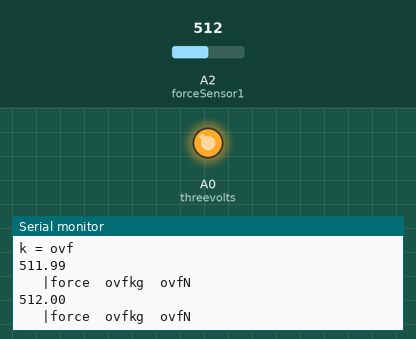
This sketch was run on a simulated Arduino Uno, built with avr-gcc and run on an emulated ATmega328P. Shown: output pins drawn as LEDs (lit = HIGH), the last lines printed to the serial monitor. Inputs (shaded band) come from the test bench; at power-on: A2 (forceSensor1) = 512.

Above: at 1.4 s.
1.5 s: A2 (forceSensor1) set to 567
At 2.3 s:
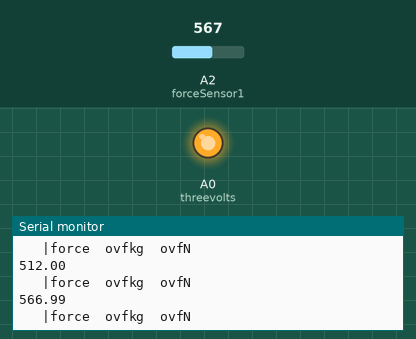
3.0 s: A2 (forceSensor1) set to 588
At 4.0 s:
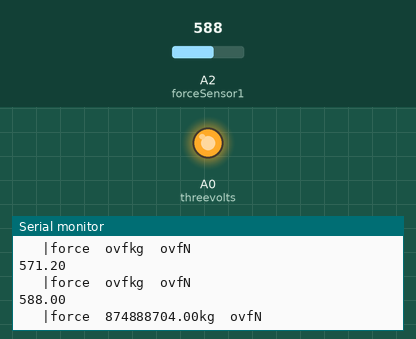
Timing chart, 0 to 6.0 s (numbered marks = the images above; inputs shaded):
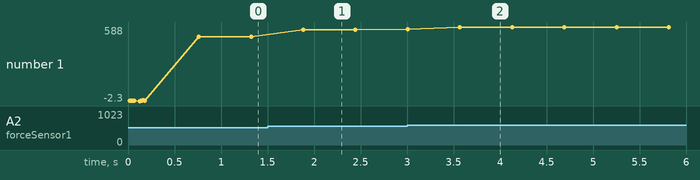

The sketch:

Fsensetest.ino
```cpp
// force sensors
const int forceSensor1 = A2;
const int forceSensor2 = A3 ;
const int threevolts = A0;
const float Vref = -3.0;             // Voltage applied to inverting input (Vref)
const float Rf = 10000.0;          // Feedback resistor in ohms
const int analogMax = 1023;         // 10-bit ADC
const float VinMax = 3.0;          // Max voltage at Arduino pin


// ----------smoothing values----------------
float smoothValue = 0;
float alpha = 0.2;   // smoothing factor (0.05–0.2 works well)


float k = 0;
float lnK = 0;
float n = 0 ;


//-------------------calibrated values based on Power Law equation-------------------------
const int numPoints = 6;

//array storage for voltages and forces (f-sensequadcallibration.ino)
/*
Force (kg): 0.10  |  Voltage (V): 2.2227
Force (kg): 0.50  |  Voltage (V): 2.2048
Force (kg): 2.30  |  Voltage (V): 2.1731
Force (kg): 6.80  |  Voltage (V): 2.1233
Force (kg): 11.33  |  Voltage (V): 2.1175
Force (kg): 3.00  |  Voltage (V): 2.1642 */
const float voltages[numPoints] = {2.2227, 2.2048, 2.1731, 2.1233, 2.1175, 2.1642};
const float forces[numPoints]   = {0.1, 0.5, 2.3, 6.8, 11.33, 3};


//----------slight avg for force sensor---------------------
const int sampleCount = 10;         // Number of samples for moving average
float readings[sampleCount];
float readings1[sampleCount] ;
int readIndex = 0;
int readIndex1  = 0 ;
float total = 0;
float total1 = 0;
float average = 0;


float lnF[numPoints];
float lnV[numPoints];
float sumLnV2 = 0; // this will hold Σ(lnV^2)
float sumLnVF = 0; // this will hold Σ(lnF^2)

// Single variables for sums
float sumLnV = 0;
float sumLnF = 0;


float readAverageVoltage(int samples = 50) {
  float total = 0;
  for(int i = 0; i < samples; i++){
    int raw = analogRead(forceSensor1);
    //int raw = analogRead(forceSensor1);

    // exponential moving average
    smoothValue = alpha * raw + (1 - alpha) * smoothValue;

    float V = (smoothValue / float(analogMax)) * VinMax;
    total += V;
    delay(10);
  }
  return total / samples;
}

void setup() {
  Serial.begin(9600);
  analogWrite(threevolts, 153) ; //3 volts output

  // Initialize readings arrays
  for (int i = 0; i < sampleCount; i++) {
    readings[i] = 0;
    readings1[i] = 0;
  }

  pinMode(forceSensor1, INPUT);
  pinMode(forceSensor2, INPUT);
  pinMode(threevolts, OUTPUT);

  analogWrite(threevolts, 153) ; //3 volts output


  // Compute ln(voltages) and sum
  sumLnV = 0; // reset sum
  for (int i = 0; i < numPoints; i++) {
    lnV[i] = log(voltages[i]);
    sumLnV += lnV[i];
  }

  // Compute ln(forces) and sum
  sumLnF = 0; // reset sum
  for (int i = 0; i < numPoints; i++) {
    lnF[i] = log(forces[i]);
    sumLnF += lnF[i];
  }

  // Optional: print results
  Serial.println("ln(Voltages):");
  for (int i = 0; i < numPoints; i++) Serial.println(lnV[i], 6);
  Serial.print("Sum of ln(Voltages): ");
  Serial.println(sumLnV, 6);

  Serial.println("ln(Forces):");
  for (int i = 0; i < numPoints; i++) Serial.println(lnF[i], 6);
  Serial.print("Sum of ln(Forces): ");
  Serial.println(sumLnF, 6);


  for (int i = 0; i < numPoints; i++) {
    sumLnV2 += lnV[i] * lnV[i]; // multiply element by itself and add
  }
  for (int i = 0; i < numPoints; i++) {
    sumLnVF += lnV[i] * lnF[i]; // multiply element by itself and add
  }

  n = ((numPoints * sumLnVF) - (sumLnV * sumLnF)) /
    ((numPoints * sumLnV2) - (sumLnV * sumLnV));

  Serial.print("n = ");
  Serial.println(n, 6);

  Serial.print("Sum of lnV squared: ");
  Serial.println(sumLnV2, 6);
  Serial.print("Sum of lnVF : ");
  Serial.println(sumLnVF, 6);

  lnK = (sumLnF - (n*sumLnV) )/ numPoints;
  Serial.print("lnK = ");
  Serial.println(lnK, 6);

  k = exp(lnK);
  Serial.print("k = ");
  Serial.println(k, 6);


}

void loop() {

  analogWrite(threevolts, 153) ; //3 volts output
  // ---------------- Sensor 1 ----------------


  float V1 = readAverageVoltage();
  float force = k * pow(V1, n);

  //Serial.print("raw value  ") ;
  //Serial.print(analogRead(forceSensor1)) ; Serial.println("   |v1   ");
  int raw = analogRead(forceSensor1);

  // exponential moving average
  smoothValue = alpha * raw + (1 - alpha) * smoothValue;

  //Serial.print("raw: ");
  //Serial.print(raw);
  //Serial.print(" ");
  Serial.println(smoothValue);
  //Serial.println("");
 // Serial.print(V1);
  //Serial.print("   |k   ");
  //Serial.print(k) ; Serial.print("   |n   "); Serial.print(n);
  Serial.print("   |force  ");
  Serial.print(force) ;  Serial.print("kg  ");Serial.print(force*9.81) ;  Serial.println("N");


  delay(50); // Adjust as needed
}
```

Measured:
- the behaviour switches between 576 and 577 on A2 (forceSensor1) (found by bisection; images 1 and 2)
- after the input at 1.5 s, the serial monitor: prints a new line after 0.39 s (image 1)
- after the input at 3.0 s, the serial monitor: prints a new line at once (image 2)
- plotted number 1: 512 → 567 after the input at 1.5 s, 567 → 588 after the input at 3.0 s
